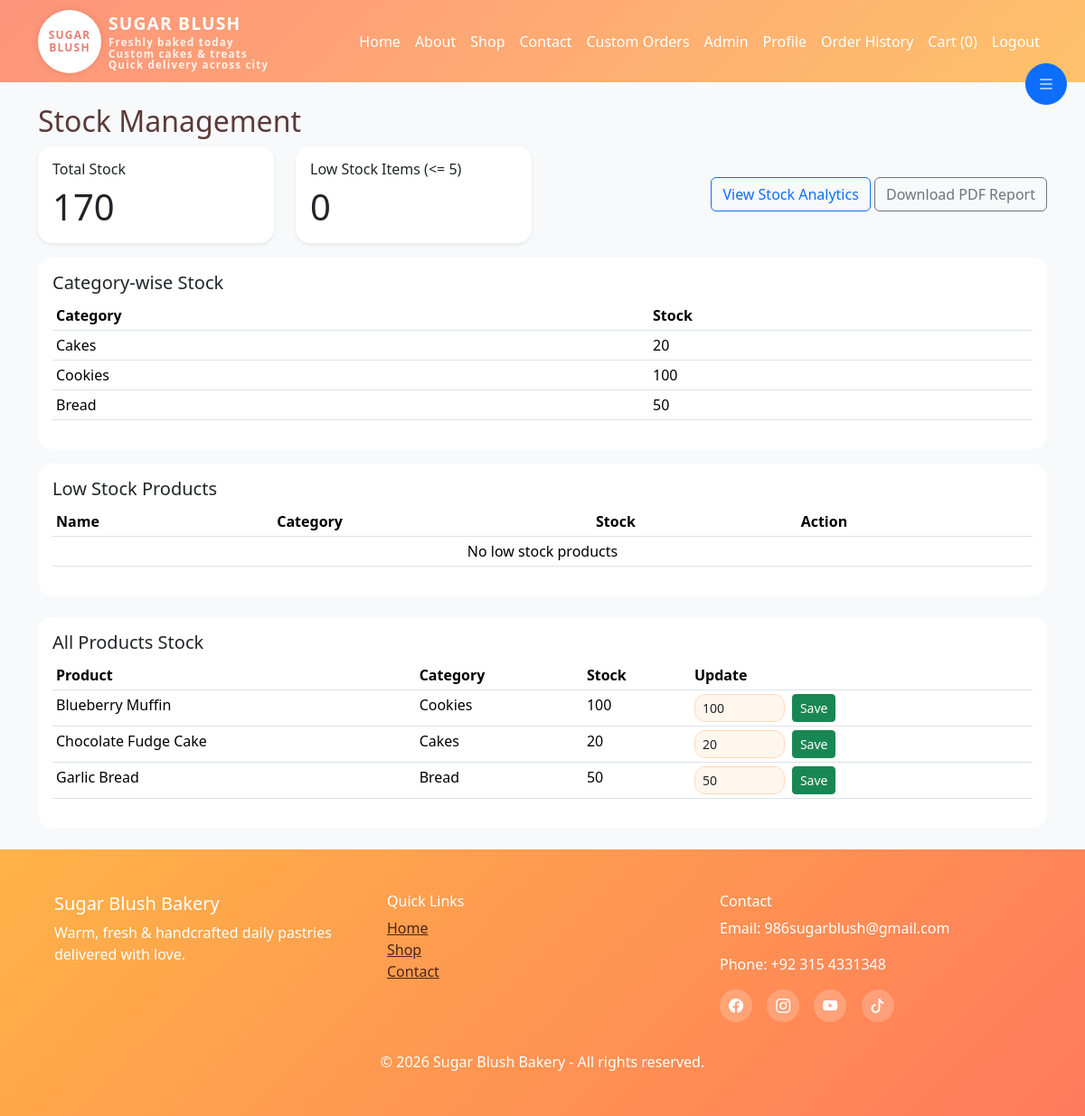
The app's page /admin/stock (signed in) with its own data.
### models.py (models this page shows, shortened)
class Category(db.Model):
    id = db.Column(db.Integer, primary_key=True)
    name = db.Column(db.String(80), unique=True, nullable=False)
    products = db.relationship('Product', backref='category', lazy=True)

class Product(db.Model):
    id = db.Column(db.Integer, primary_key=True)
    name = db.Column(db.String(120), nullable=False)
    description = db.Column(db.Text, nullable=False)
    category_id = db.Column(db.Integer, db.ForeignKey('category.id'), nullable=True)
    image = db.Column(db.String(255), nullable=True)
    price = db.Column(db.Float, nullable=False, default=0.0)
    sale_price = db.Column(db.Float, nullable=False, default=0.0)
    making_cost = db.Column(db.Float, nullable=False, default=0.0)
    discount = db.Column(db.Float, default=0.0)
    stock = db.Column(db.Integer, nullable=False, default=0)
    is_active = db.Column(db.Boolean, nullable=False, default=True)
    created_at = db.Column(db.DateTime, default=datetime.utcnow)
    addons = db.relationship('ProductAddOn', backref='product', lazy=True, cascade='all, delete-orphan')

### app.py (the view, shortened to what this page needs)
@app.route('/admin/stock', methods=['GET', 'POST'])
@login_required
@admin_required
def admin_stock():
    stock_warning_setting = SiteSetting.query.filter_by(key='stock_warning_threshold').first()
    stock_warning_threshold = int(stock_warning_setting.value) if stock_warning_setting and stock_warning_setting.value and stock_warning_setting.value.isdigit() else 5
    products = Product.query.order_by(Product.name).all()
    total_stock = db.session.query(db.func.coalesce(db.func.sum(Product.stock), 0)).scalar() or 0
    low_stock_items = Product.query.filter(Product.stock <= stock_warning_threshold).count()
    category_stock = db.session.query(
        Category.name,
        db.func.coalesce(db.func.sum(Product.stock), 0).label('stock')
    ).join(Product, Product.category_id == Category.id).group_by(Category.id).all()
    low_stock_products = Product.query.filter(Product.stock <= stock_warning_threshold).order_by(Product.stock.asc()).all()
    return render_template('admin/stock.html',
        products=products,
        total_stock=total_stock,
        low_stock_items=low_stock_items,
        stock_warning_threshold=stock_warning_threshold,
        category_stock=category_stock,
        low_stock_products=low_stock_products
    )

### app.py (called while the page is built)
@login_manager.user_loader
def load_user(user_id):
    return User.query.get(int(user_id))

def admin_required(f):
    @wraps(f)
    def decorated_function(*args, **kwargs):
        if not current_user.is_authenticated or current_user.role != 'admin':
            flash('Admin access required', 'danger')
            return redirect(url_for('login'))
        return f(*args, **kwargs)
    return decorated_function

### templates/admin/stock.html (shortened to what this page needs)
{% extends 'base.html' %}
{% block content %}
<h2>Stock Management</h2>
<div class="row mb-3">
  <div class="col-md-3">
    <div class="card border-primary p-3 shadow-sm">
      <h6>Total Stock</h6>
      <strong class="display-6">{{ total_stock }}</strong>
    </div>
  </div>
  <div class="col-md-3">
    <div class="card border-warning p-3 shadow-sm">
      <h6>Low Stock Items (<= {{ stock_warning_threshold }})</h6>
      <strong class="display-6">{{ low_stock_items }}</strong>
    </div>
  </div>
  <div class="col-md-6 text-end align-self-center">
    <a class="btn btn-outline-primary" href="{{ url_for('admin_stock_report') }}">View Stock Analytics</a>
    <a class="btn btn-outline-secondary" href="{{ url_for('admin_stock_report_pdf') }}">Download PDF Report</a>
  </div>
</div>
<div class="card mb-3 p-3">
  <h5>Category-wise Stock</h5>
  <table class="table table-sm">
    <thead><tr><th>Category</th><th>Stock</th></tr></thead>
    <tbody>
      {% for cat, stock in category_stock %}
      <tr><td>{{ cat }}</td><td>{{ stock }}</td></tr>
      {% endfor %}
    </tbody>
  </table>
</div>
<div class="card mb-4 p-3">
  <h5>Low Stock Products</h5>
  <table class="table table-sm">
    <thead><tr><th>Name</th><th>Category</th><th>Stock</th><th>Action</th></tr></thead>
    <tbody>
      {% for p in low_stock_products %}
      <tr>
        <td>{{ p.name }}</td>
        <td>{{ p.category.name if p.category else 'None' }}</td>
        <td>{{ p.stock }}</td>
        <td>
          <form method="post" class="d-flex gap-2 align-items-center">
            <input type="hidden" name="product_id" value="{{ p.id }}">
            <input type="number" name="stock" min="0" value="{{ p.stock }}" class="form-control form-control-sm" style="width: 100px;">
            <button class="btn btn-sm btn-success" type="submit">Save</button>
          </form>
        </td>
      </tr>
      {% else %}
      <tr><td colspan="4" class="text-center">No low stock products</td></tr>
      {% endfor %}
    </tbody>
  </table>
</div>
<div class="card p-3">
  <h5>All Products Stock</h5>
  <table class="table table-sm">
    <thead><tr><th>Product</th><th>Category</th><th>Stock</th><th>Update</th></tr></thead>
    <tbody>
      {% for p in products %}
      <tr class="{% if p.stock <= stock_warning_threshold %}table-warning{% endif %}">
        <td>{{ p.name }}</td>
        <td>{{ p.category.name if p.category else 'None' }}</td>
        <td>{{ p.stock }}</td>
        <td>
          <form method="post" class="d-flex gap-2 align-items-center">
            <input type="number" name="stock" min="0" value="{{ p.stock }}" class="form-control form-control-sm" style="width: 100px;">
            <button class="btn btn-sm btn-success" type="submit">Save</button>
          </form>
        </td>
      </tr>
      {% endfor %}
    </tbody>
  </table>
</div>
{% endblock %}

### static/css/style.css (style rules this page uses)
body { background: #FFF7F3; color: #5B3A3A; font-family: 'Segoe UI', Tahoma, Geneva, Verdana, sans-serif; }
:root { --primary: #FF7A5C; --secondary: #FFB347; --accent: #FF4D6D; --light: #FFF7F3; --mid: #FFD7BA; --text: #5B3A3A; }
.form-control { border-radius: 12px; border: 1px solid #FFDAB5; background-color: #FFF6EE; transition: border-color .25s, box-shadow .25s; }
.card { border-radius: 16px; border:none; }

### records on screen
Category: name "Cakes", stock "20"
Category: name "Cookies", stock "100"
Category: name "Bread", stock "50"
Product: name "Blueberry Muffin", category "Cookies", stock "100"
Product: name "Chocolate Fudge Cake", category "Cakes", stock "20"
Product: name "Garlic Bread", category "Bread", stock "50"

### other values on screen
{{ cart_count }} "0"
{{ total_stock }} "170"
{{ stock_warning_threshold }} "5"
{{ low_stock_items }} "0"
